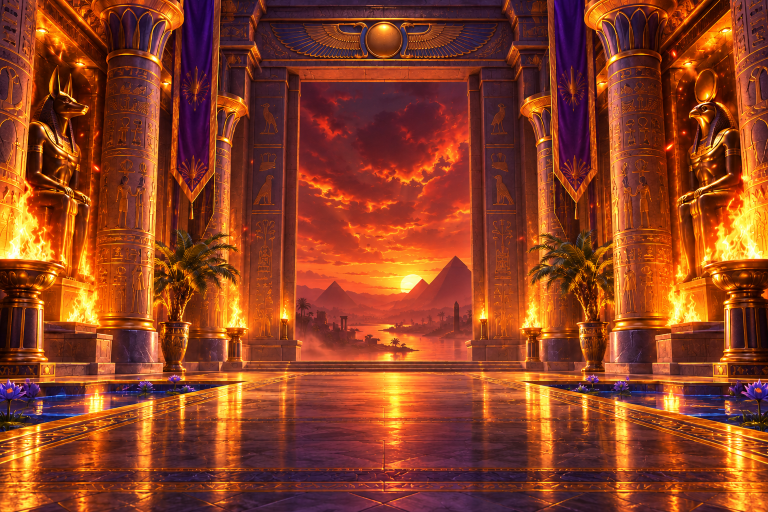
#> input picture art_src/keyed/bg_land_fire.png, 1536 x 1024 px, given in place of fx_fire_wave.png, which was not available (shown at 1/2 size); the run also reads 1 picture not shown here
$ python feather_fx.py
#> lines starting #> are read from the running program, lines starting #| are printed output that depends on the picture; pictures that were not available may be replaced by others from this repository, and a replacement may not be noted
#!/usr/bin/env python3
"""
轉場火焰／紫焰、閃電貼圖四邊羽化（QA P1-16、P1-17）：
貼圖邊緣原本不透明，平移旋轉時會露出矩形硬邊。從 art_src/keyed 原圖重新輸出，可重複執行不會疊加。
"""
from pathlib import Path
import numpy as np
from PIL import Image

ROOT = Path(__file__).resolve().parent.parent
KEYED = ROOT / "art_src/keyed"
OUT = ROOT / "assets/resources/art"


def feather(img, frac=0.18, pad=0):
#> called with frac = 0.2, pad = 12
    a = np.asarray(img.convert("RGBA")).astype(np.float32)
    h, w = a.shape[:2]
#> h = 1024; w = 1536
    fx, fy = max(1, int(w * frac)), max(1, int(h * frac))
#> fx = 307; fy = 204
    rx = np.clip(np.minimum(np.arange(w), w - 1 - np.arange(w)) / fx, 0, 1)
    ry = np.clip(np.minimum(np.arange(h), h - 1 - np.arange(h)) / fy, 0, 1)
    m = np.outer(ry, rx)
    m = m * m * (3 - 2 * m)  # smoothstep，邊緣過渡更柔
    a[..., 3] *= m
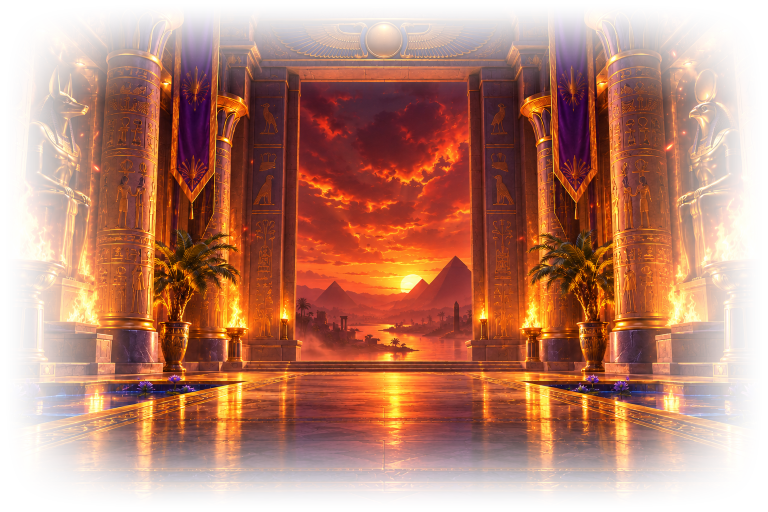
#> a: shape (1024, 1536, 4) float32 (shown at 1/2 size); mean R, G, B, A 140.6, 64, 34.8, 161.7; transparent parts drawn white
    out = Image.fromarray(a.astype(np.uint8), "RGBA")
    if pad:  # 外圍再加一圈全透明，避免 atlas 取樣到鄰邊
        p = Image.new("RGBA", (w + pad * 2, h + pad * 2), (0, 0, 0, 0))
#> p: PIL image 1560x1048 RGBA; every value is 0
        p.paste(out, (pad, pad))
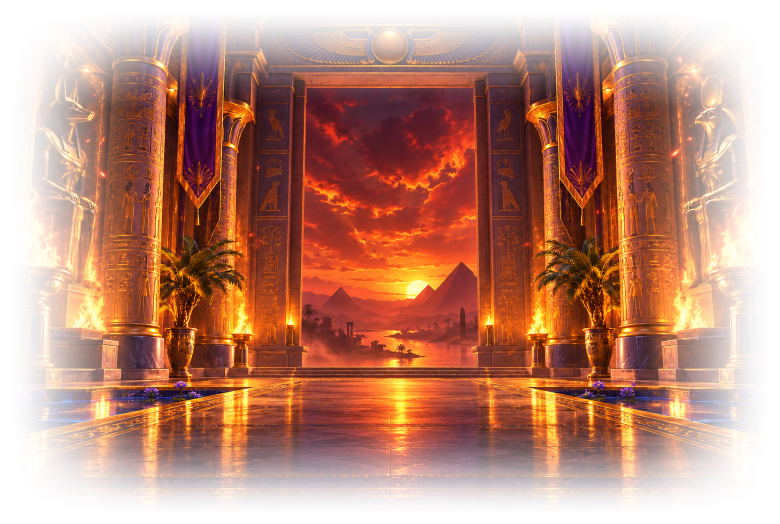
#> p: PIL image 1560x1048 RGBA (shown at 1/2 size); mean R, G, B, A 135.1, 61.6, 33.5, 154.9; transparent parts drawn white
        out = p
    return out


def fit(img, n):
#> called with n = 1536
    s = n / max(img.size)
#> s = 0.985
    return img.resize((round(img.width * s), round(img.height * s)), Image.LANCZOS)


for name, size, frac in (("fx_fire_wave", 1536, 0.2), ("fx_purple_wave", 1536, 0.2), ("fx_lightning", 512, 0.12)):
    f = feather(Image.open(KEYED / f"{name}.png"), frac, pad=12)
    fit(f, size).save(OUT / f"{name}.png", optimize=True)
    print("  ✓", name)
#> pass 2 of the loop `for name, size, frac in (("fx_fire_wave", 1536, 0.2), ("fx_purple_wave..`:
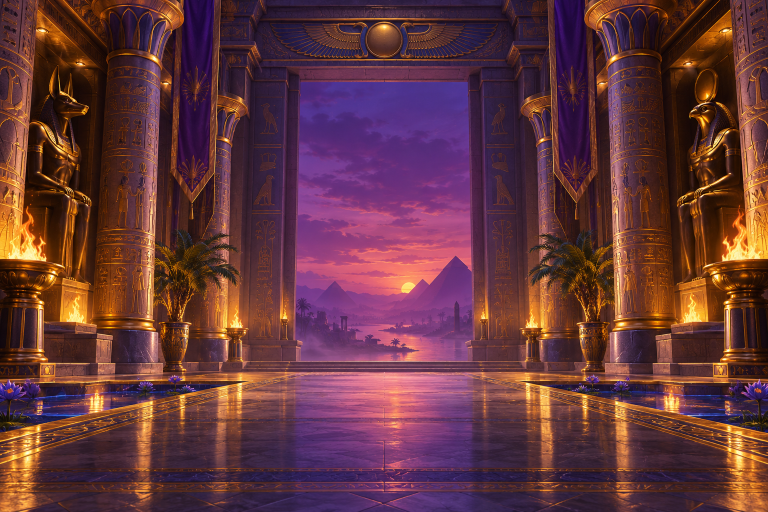
#> input picture art_src/keyed/bg_land_purple.png, 1536 x 1024 px, given in place of fx_purple_wave.png, which was not available (shown at 1/2 size)
#> in feather (call 2), `a[..., 3] *= m`:
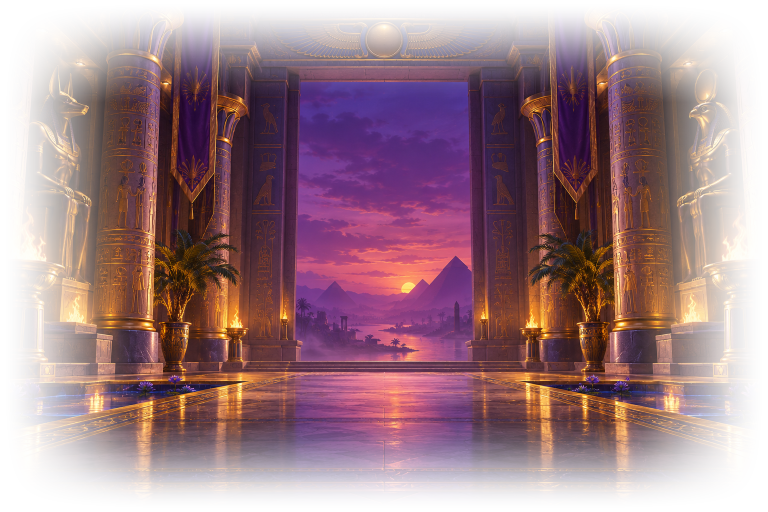
#> a: shape (1024, 1536, 4) float32 (shown at 1/2 size); mean R, G, B, A 101, 54.9, 60.6, 161.7; transparent parts drawn white
#> in feather (call 2), `p.paste(out, (pad, pad))`:
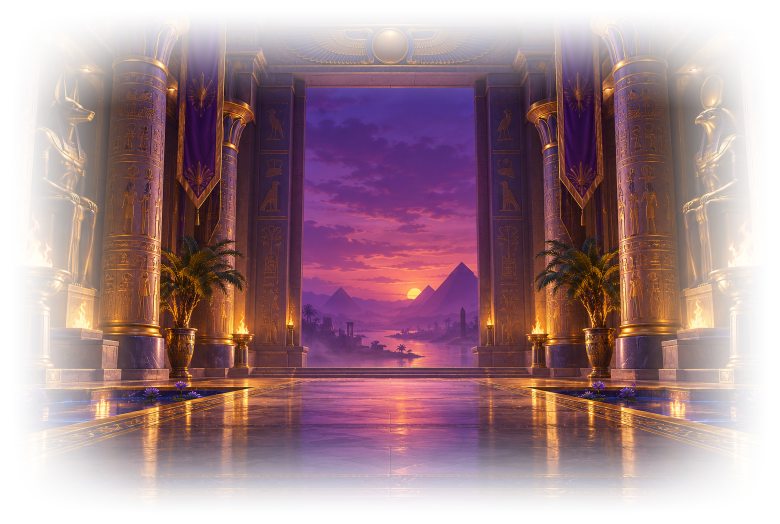
#> p: PIL image 1560x1048 RGBA (shown at 1/2 size); mean R, G, B, A 97.1, 52.9, 58.3, 154.9; transparent parts drawn white
#> pass 3 of the loop `for name, size, frac in (("fx_fire_wave", 1536, 0.2), ("fx_purple_wave..`:
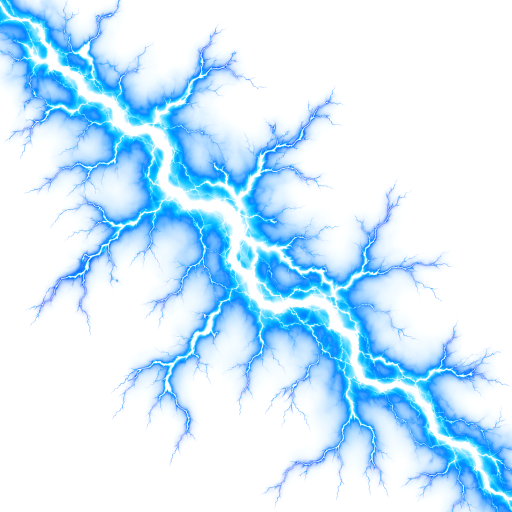
#> input picture art_src/keyed/fx_lightning.png, 1024 x 1024 px (shown at 1/2 size)
#> in feather (call 3), `a[..., 3] *= m`:
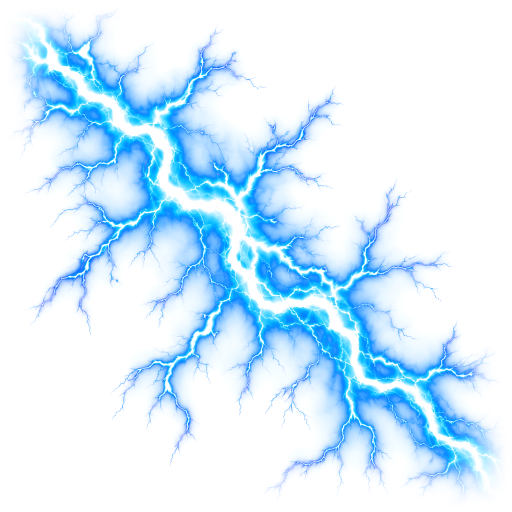
#> a: shape (1024, 1024, 4) float32 (shown at 1/2 size); mean R, G, B, A 19.4, 87.4, 131.8, 56.5; transparent parts drawn white
#> out: PIL image 1024x1024 RGBA
#> in fit (call 3), `return img.resize((round(img.width * s), round(img.height * s)), Image..`:
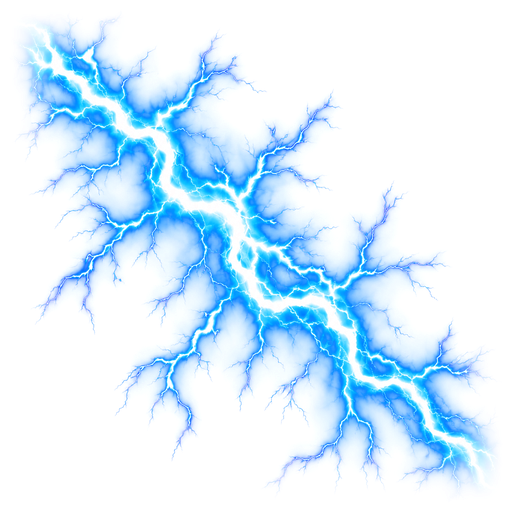
#> returned value: PIL image 512x512 RGBA; mean R, G, B, A 17.7, 80.9, 122.1, 53.9; transparent parts drawn white
# 給 Spine 覺醒特寫用的柔邊閃電
feather(Image.open(KEYED / "fx_lightning.png"), 0.12, pad=12).save(ROOT / "art_src/fx/fx_lightning_soft.png")
print("  ✓ art_src/fx/fx_lightning_soft.png")
